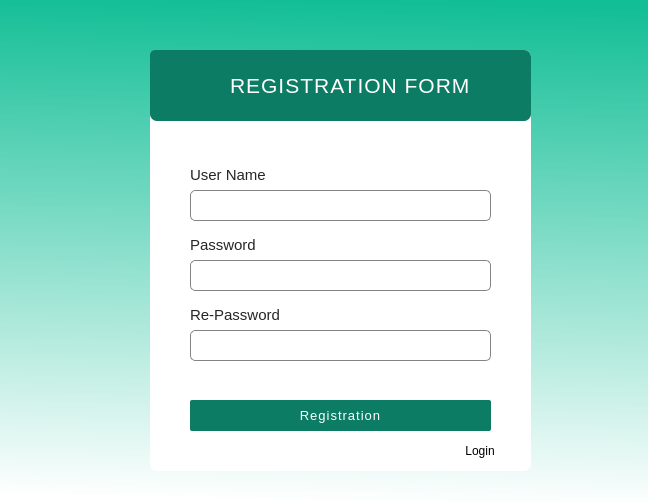
<?xml version="1.0" encoding="UTF-8"?>
<ui version="4.0">
 <class>registration</class>
 <widget class="QWidget" name="registration">
  <property name="geometry">
   <rect>
    <x>0</x>
    <y>0</y>
    <width>648</width>
    <height>503</height>
   </rect>
  </property>
  <property name="windowTitle">
   <string>PhotVeiw</string>
  </property>
  <property name="windowIcon">
   <iconset>
    <normaloff>D:/projects/photoviewer/PhotoView/multimedia-photo-viewer-icon.png</normaloff>D:/projects/photoviewer/PhotoView/multimedia-photo-viewer-icon.png</iconset>
  </property>
  <property name="styleSheet">
   <string notr="true">*{
	background-color: qlineargradient(spread:pad, x1:0.511, y1:0, x2:0.483, y2:1, stop:0 rgba(18, 190, 150, 255), stop:1 rgba(255, 255, 255, 255));
}</string>
  </property>
  <widget class="QFrame" name="frame">
   <property name="geometry">
    <rect>
     <x>150</x>
     <y>50</y>
     <width>381</width>
     <height>421</height>
    </rect>
   </property>
   <property name="styleSheet">
    <string notr="true">*{
    border-radius:7px;
	background-color: white;
box-shadow: 5px 10px 8px #888888;
}</string>
   </property>
   <property name="frameShape">
    <enum>QFrame::StyledPanel</enum>
   </property>
   <property name="frameShadow">
    <enum>QFrame::Raised</enum>
   </property>
   <widget class="QFrame" name="frame_2">
    <property name="geometry">
     <rect>
      <x>0</x>
      <y>0</y>
      <width>381</width>
      <height>71</height>
     </rect>
    </property>
    <property name="styleSheet">
     <string notr="true">*{
    border-top-left-radius: 5px;
	
	background-color:rgb(13, 124, 100);
box-shadow:2px 3px 5px gray;
}</string>
    </property>
    <property name="frameShape">
     <enum>QFrame::StyledPanel</enum>
    </property>
    <property name="frameShadow">
     <enum>QFrame::Raised</enum>
    </property>
    <widget class="QLabel" name="label">
     <property name="geometry">
      <rect>
       <x>80</x>
       <y>10</y>
       <width>251</width>
       <height>51</height>
      </rect>
     </property>
     <property name="styleSheet">
      <string notr="true">*{
   color:white;
letter-spacing:1px;
}</string>
     </property>
     <property name="text">
      <string>&lt;html&gt;&lt;head/&gt;&lt;body&gt;&lt;p&gt;&lt;span style=&quot; font-size:16pt;&quot;&gt;REGISTRATION FORM&lt;/span&gt;&lt;/p&gt;&lt;/body&gt;&lt;/html&gt;</string>
     </property>
    </widget>
   </widget>
   <widget class="QLabel" name="label_2">
    <property name="geometry">
     <rect>
      <x>40</x>
      <y>110</y>
      <width>91</width>
      <height>31</height>
     </rect>
    </property>
    <property name="styleSheet">
     <string notr="true">*{
		color: #262626;
}</string>
    </property>
    <property name="text">
     <string>&lt;html&gt;&lt;head/&gt;&lt;body&gt;&lt;p&gt;&lt;span style=&quot; font-size:11pt;&quot;&gt;User Name&lt;/span&gt;&lt;/p&gt;&lt;/body&gt;&lt;/html&gt;</string>
    </property>
   </widget>
   <widget class="QLabel" name="label_3">
    <property name="geometry">
     <rect>
      <x>40</x>
      <y>180</y>
      <width>91</width>
      <height>31</height>
     </rect>
    </property>
    <property name="styleSheet">
     <string notr="true">*{
		color: #262626;
}</string>
    </property>
    <property name="text">
     <string>&lt;html&gt;&lt;head/&gt;&lt;body&gt;&lt;p&gt;&lt;span style=&quot; font-size:11pt;&quot;&gt;Password&lt;/span&gt;&lt;/p&gt;&lt;/body&gt;&lt;/html&gt;</string>
    </property>
   </widget>
   <widget class="QPushButton" name="pushButton">
    <property name="geometry">
     <rect>
      <x>40</x>
      <y>350</y>
      <width>301</width>
      <height>31</height>
     </rect>
    </property>
    <property name="styleSheet">
     <string notr="true">*{
background-color:rgb(13, 124, 100);
border-radius:2px;
letter-spacing:1px;
font-size:13px;
color:white;
}</string>
    </property>
    <property name="text">
     <string>Registration</string>
    </property>
   </widget>
   <widget class="QLabel" name="label_5">
    <property name="geometry">
     <rect>
      <x>40</x>
      <y>250</y>
      <width>141</width>
      <height>31</height>
     </rect>
    </property>
    <property name="styleSheet">
     <string notr="true">*{
		color: #262626;
}</string>
    </property>
    <property name="text">
     <string>&lt;html&gt;&lt;head/&gt;&lt;body&gt;&lt;p&gt;&lt;span style=&quot; font-size:11pt;&quot;&gt;Re-Password&lt;/span&gt;&lt;/p&gt;&lt;/body&gt;&lt;/html&gt;</string>
    </property>
   </widget>
   <widget class="QLabel" name="resetStatus">
    <property name="geometry">
     <rect>
      <x>40</x>
      <y>320</y>
      <width>201</width>
      <height>20</height>
     </rect>
    </property>
    <property name="styleSheet">
     <string notr="true">*{
		color: #262626;
}</string>
    </property>
    <property name="text">
     <string>&lt;html&gt;&lt;head/&gt;&lt;body&gt;&lt;p&gt;&lt;br/&gt;&lt;/p&gt;&lt;/body&gt;&lt;/html&gt;</string>
    </property>
   </widget>
   <widget class="QPushButton" name="login">
    <property name="geometry">
     <rect>
      <x>290</x>
      <y>390</y>
      <width>80</width>
      <height>21</height>
     </rect>
    </property>
    <property name="styleSheet">
     <string notr="true">*{
  color:black;
}</string>
    </property>
    <property name="text">
     <string>Login</string>
    </property>
   </widget>
   <widget class="QLineEdit" name="userName">
    <property name="geometry">
     <rect>
      <x>40</x>
      <y>140</y>
      <width>301</width>
      <height>31</height>
     </rect>
    </property>
    <property name="styleSheet">
     <string notr="true">*{
    border-radius: 5px;
	border: 1px solid #848484;
	outline:0;
padding-left:2px;
	box-shadow: 2px 3px 15px #848484;
   padding-top:2px;
}</string>
    </property>
   </widget>
   <widget class="QLineEdit" name="password">
    <property name="geometry">
     <rect>
      <x>40</x>
      <y>210</y>
      <width>301</width>
      <height>31</height>
     </rect>
    </property>
    <property name="styleSheet">
     <string notr="true">*{
    border-radius: 5px;
	border: 1px solid #848484;
	outline:0;
padding-left:2px;
	box-shadow: 2px 3px 15px #848484;
   padding-top:2px;
}</string>
    </property>
    <property name="echoMode">
     <enum>QLineEdit::Password</enum>
    </property>
   </widget>
   <widget class="QLineEdit" name="repassword">
    <property name="geometry">
     <rect>
      <x>40</x>
      <y>280</y>
      <width>301</width>
      <height>31</height>
     </rect>
    </property>
    <property name="styleSheet">
     <string notr="true">*{
    border-radius: 5px;
	border: 1px solid #848484;
	outline:0;
padding-left:2px;
	box-shadow: 2px 3px 15px #848484;
   padding-top:2px;
}</string>
    </property>
    <property name="echoMode">
     <enum>QLineEdit::Password</enum>
    </property>
   </widget>
   <zorder>frame_2</zorder>
   <zorder>label_2</zorder>
   <zorder>label_3</zorder>
   <zorder>pushButton</zorder>
   <zorder>label_5</zorder>
   <zorder>resetStatus</zorder>
   <zorder>login</zorder>
   <zorder>userName</zorder>
   <zorder>repassword</zorder>
   <zorder>password</zorder>
  </widget>
 </widget>
 <resources/>
 <connections/>
</ui>
